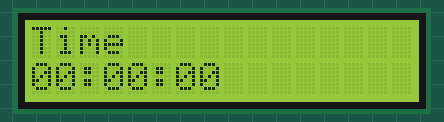
A sketch run on a simulated Arduino Uno, built with avr-gcc and run on an emulated ATmega328P. Parts: 16×2 character LCD.

Above: at 0.1 s.
At 4.2 s:
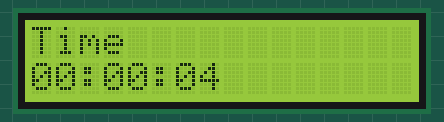
At 9.2 s:
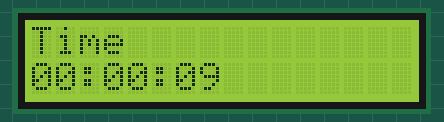
At 19.3 s:
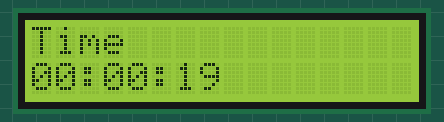
At 28.4 s:
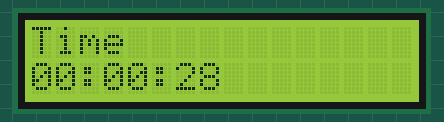
At 38.4 s:
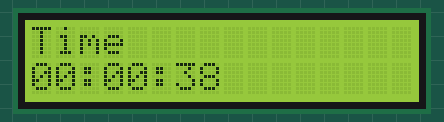

The sketch:

lcd_timer.ino
```cpp
#include <LiquidCrystal_I2C.h>
LiquidCrystal_I2C lcd(0x20,16,2); // address:0x20,2 rows 16 columns
  void setup(){
  lcd.init();
  lcd.backlight();
  lcd.setCursor(0, 0);
  lcd.print("Time");
}

int hour = 0, min = 0, sec = 0;

void loop(){
  lcd.setCursor(0, 1);
  lcd.print(hour < 10 ? "0" : "");
  lcd.print(hour);
  lcd.print(':');
  lcd.print(min < 10 ? "0" : "");
  lcd.print(min);
  lcd.print(':');
  lcd.print(sec < 10 ? "0" : "");
  lcd.print(sec++);
  if (sec == 60) {
    ++min;
    sec = 0;
  }
  if (min == 60) {
    ++hour;
    min = 0;
  }
  delay(1000);
}
```

Measured:
- what the display in image 1 shows lasts 1.0 s, from 4.1 s to 5.1 s
